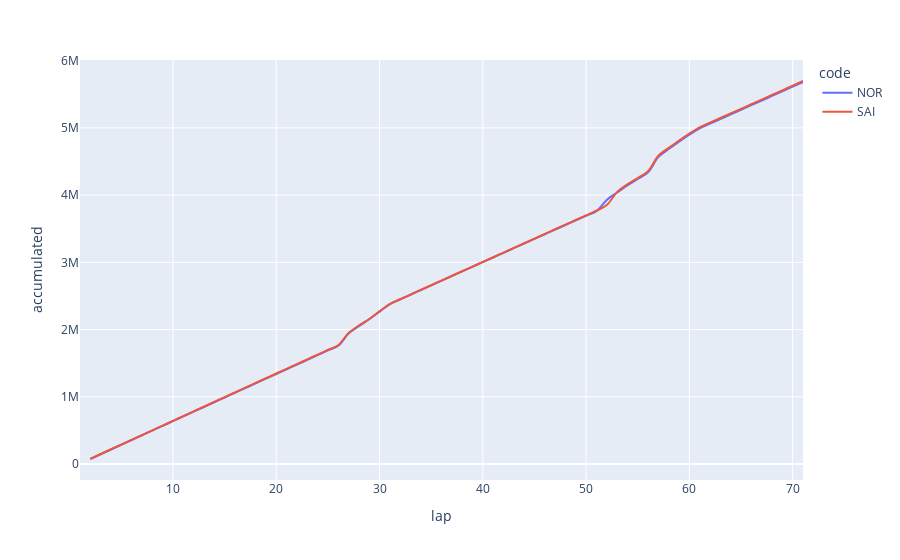

The notebook cell saved with this chart:
### Markdown cell above
To gain more detailed insight, we start by filtering the data to the two McLaren drivers; Carlos Sainz and Lando Norris.
- We can then compare respective pace, and see how pit strategies are approached within the team

### Code cell
mcl_r1_df = mcl_r1

fig = px.line(mcl_r1_df, x = "lap", y = "accumulated", color = "code", line_shape="spline", render_mode="svg")
fig.show()

### Figure 1 — Plotly figure (JSON) as saved in the notebook; plotly's stock layout.template omitted (floating-point values rounded to 4 significant figures)
{"data": [{"hovertemplate": "code=NOR<br>lap=%{x}<br>accumulated=%{y}<extra></extra>", "legendgroup": "NOR", "line": {"color": "#636efa", "dash": "solid", "shape": "spline"}, "mode": "lines", "name": "NOR", "orientation": "v", "showlegend": true, "type": "scatter", "x": [1, 2, 3, 4, 5, 6, 7, 8, 9, 10, 11, 12, 13, 14, 15, 16, 17, 18, 19, 20, 21, 22, 23, 24, 25, 26, 27, 28, 29, 30, 31, 32, 33, 34, 35, 36, 37, 38, 39, 40, 41, 42, 43, 44, 45, 46, 47, 48, 49, 50, 51, 52, 53, 54, 55, 56, 57, 58, 59, 60, 61, 62, 63, 64, 65, 66, 67, 68, 69, 70, 71], "xaxis": "x", "y": [null, 74567, 144933, 216130, 286940, 356889, 426906, 497134, 567458, 637590, 707914, 778363, 848475, 918784, 988994, 1059181, 1129416, 1199468, 1269452, 1339481, 1409341, 1479353, 1549286, 1619392, 1689332, 1759295, 1939763, 2049966, 2153761, 2267902, 2378556, 2449013, 2518664, 2589212, 2658220, 2727531, 2796736, 2865847, 2934770, 3003796, 3072840, 3141914, 3210779, 3279566, 3348464, 3417681, 3486856, 3555834, 3624533, 3693228, 3761866, 3929268, 4038630, 4144203, 4240436, 4340926, 4569318, 4685482, 4796693, 4899977, 4993870, 5063532, 5132455, 5200817, 5270171, 5338689, 5407900, 5476474, 5545003, 5614105, 5681886], "yaxis": "y"}, {"hovertemplate": "code=SAI<br>lap=%{x}<br>accumulated=%{y}<extra></extra>", "legendgroup": "SAI", "line": {"color": "#EF553B", "dash": "solid", "shape": "spline"}, "mode": "lines", "name": "SAI", "orientation": "v", "showlegend": true, "type": "scatter", "x": [1, 2, 3, 4, 5, 6, 7, 8, 9, 10, 11, 12, 13, 14, 15, 16, 17, 18, 19, 20, 21, 22, 23, 24, 25, 26, 27, 28, 29, 30, 31, 32, 33, 34, 35, 36, 37, 38, 39, 40, 41, 42, 43, 44, 45, 46, 47, 48, 49, 50, 51, 52, 53, 54, 55, 56, 57, 58, 59, 60, 61, 62, 63, 64, 65, 66, 67, 68, 69, 70, 71], "xaxis": "x", "y": [null, 77168, 149126, 219369, 289685, 360002, 430344, 500907, 571558, 642129, 712647, 783348, 853897, 924289, 994710, 1065032, 1135410, 1205815, 1276249, 1346499, 1416509, 1486614, 1556665, 1626798, 1697114, 1767255, 1947613, 2060076, 2157237, 2272472, 2379415, 2450869, 2520890, 2590608, 2659928, 2729256, 2798941, 2868187, 2937552, 3006979, 3076439, 3145544, 3215001, 3284330, 3353573, 3422947, 3492167, 3561256, 3630184, 3699158, 3768390, 3853358, 4044750, 4162228, 4254552, 4355636, 4587728, 4702605, 4813444, 4917012, 5009085, 5079611, 5148187, 5216161, 5284658, 5353104, 5422443, 5491360, 5560072, 5629227, 5698255], "yaxis": "y"}], "layout": {"autosize": true, "legend": {"title": {"text": "code"}, "tracegroupgap": 0}, "margin": {"t": 60}, "xaxis": {"anchor": "y", "autorange": true, "domain": [0, 1], "range": [1, 71], "title": {"text": "lap"}, "type": "linear"}, "yaxis": {"anchor": "x", "autorange": true, "domain": [0, 1], "range": [-237900.0, 6011000.0], "title": {"text": "accumulated"}, "type": "linear"}}}
